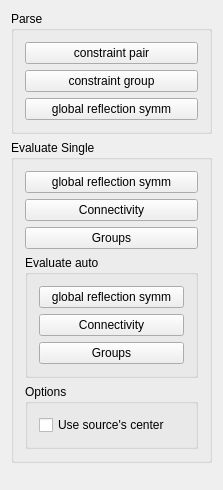
<?xml version="1.0" encoding="UTF-8"?>
<ui version="4.0">
 <class>ScorerWidget</class>
 <widget class="QWidget" name="ScorerWidget">
  <property name="geometry">
   <rect>
    <x>0</x>
    <y>0</y>
    <width>223</width>
    <height>490</height>
   </rect>
  </property>
  <property name="windowTitle">
   <string>ScorerWidget</string>
  </property>
  <layout class="QVBoxLayout" name="verticalLayout">
   <item>
    <widget class="QGroupBox" name="groupBox_3">
     <property name="title">
      <string>Parse</string>
     </property>
     <layout class="QVBoxLayout" name="verticalLayout_7">
      <item>
       <widget class="QPushButton" name="parseConstraintPair">
        <property name="text">
         <string>constraint pair</string>
        </property>
       </widget>
      </item>
      <item>
       <widget class="QPushButton" name="parseConstraintGroup">
        <property name="text">
         <string>constraint group</string>
        </property>
       </widget>
      </item>
      <item>
       <widget class="QPushButton" name="parseGlobalSymm">
        <property name="text">
         <string>global reflection symm</string>
        </property>
       </widget>
      </item>
     </layout>
    </widget>
   </item>
   <item>
    <widget class="QGroupBox" name="groupBox_4">
     <property name="title">
      <string>Evaluate Single</string>
     </property>
     <layout class="QVBoxLayout" name="verticalLayout_6">
      <item>
       <widget class="QPushButton" name="evaluateGlobalSymm">
        <property name="text">
         <string>global reflection symm</string>
        </property>
       </widget>
      </item>
      <item>
       <widget class="QPushButton" name="evaluateTopology">
        <property name="text">
         <string>Connectivity</string>
        </property>
       </widget>
      </item>
      <item>
       <widget class="QPushButton" name="evaluateGroups">
        <property name="text">
         <string>Groups</string>
        </property>
       </widget>
      </item>
      <item>
       <widget class="QGroupBox" name="groupBox">
        <property name="title">
         <string>Evaluate auto</string>
        </property>
        <layout class="QVBoxLayout" name="verticalLayout_2">
         <item>
          <widget class="QPushButton" name="evaluateGlobalSymmAuto">
           <property name="text">
            <string>global reflection symm</string>
           </property>
          </widget>
         </item>
         <item>
          <widget class="QPushButton" name="evaluateTopologyAuto">
           <property name="text">
            <string>Connectivity</string>
           </property>
          </widget>
         </item>
         <item>
          <widget class="QPushButton" name="evaluateGroupsAuto">
           <property name="text">
            <string>Groups</string>
           </property>
          </widget>
         </item>
        </layout>
       </widget>
      </item>
      <item>
       <widget class="QGroupBox" name="groupBox_2">
        <property name="title">
         <string>Options</string>
        </property>
        <layout class="QVBoxLayout" name="verticalLayout_3">
         <item>
          <widget class="QCheckBox" name="bUseSourceCenter">
           <property name="toolTip">
            <string>Use source shape's center when global symm</string>
           </property>
           <property name="text">
            <string>Use source's center</string>
           </property>
           <property name="checked">
            <bool>false</bool>
           </property>
          </widget>
         </item>
        </layout>
       </widget>
      </item>
     </layout>
    </widget>
   </item>
   <item>
    <spacer name="verticalSpacer">
     <property name="orientation">
      <enum>Qt::Vertical</enum>
     </property>
     <property name="sizeHint" stdset="0">
      <size>
       <width>20</width>
       <height>40</height>
      </size>
     </property>
    </spacer>
   </item>
  </layout>
 </widget>
 <layoutdefault spacing="6" margin="11"/>
 <resources/>
 <connections/>
</ui>
